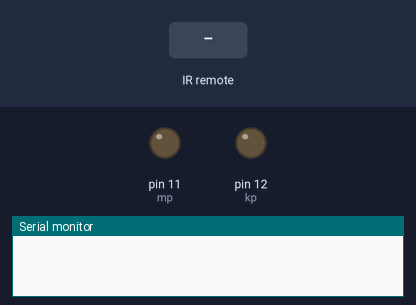
Simulated run of this sketch. Board: Arduino Uno, built with avr-gcc and run on an emulated ATmega328P. Parts: output pins drawn as LEDs (lit = HIGH), the last lines printed to the serial monitor. The inputs (shaded band) are chosen by the test bench. Pins used as bus, display or sensor lines are not drawn.

Above: at 1.2 s.
1.3 s: infrared code 0xFD08F7 received
At 2.5 s:
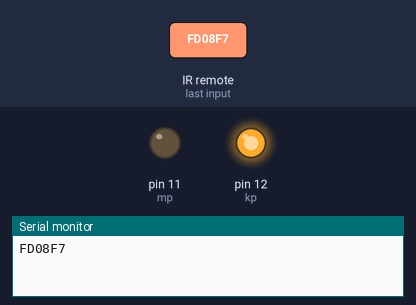
2.8 s: infrared code 0xFD8877 received
At 3.9 s:
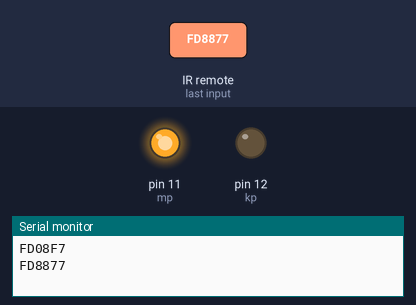
4.3 s: infrared code 0xFD48B7 received
At 5.1 s:
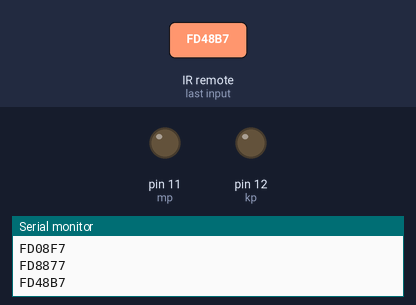
Timing chart, 0 to 7.3 s (numbered marks = the images above; inputs shaded):
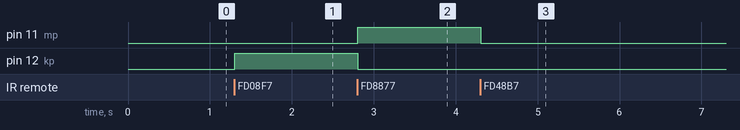

The sketch:

proje24.ino
```cpp
#include <IRremote.h>
//-------------------------------------
int RECV_PIN = 7;
IRrecv irrecv(RECV_PIN);
decode_results results;
long Buton1_Kirmizi = 0xFD08F7; // k led
long Buton2_mavi = 0xFD8877; // m mavi
long Buton3_yesil = 0xFD48B7; // y led
long kapat = 0xFD00FF;
//-------------------------------------
int kp = 12;
int mp = 11;
int yp = 10;
//-------------------------------------
void setup()
{
  Serial.begin(9600);
  irrecv.enableIRIn();
  //------------------
  pinMode(kp, OUTPUT);
  pinMode(mp, OUTPUT);
  pinMode(yp, OUTPUT);
}
//-------------------------------------
void loop()
{
   if (irrecv.decode(&results))
   {
     Serial.println(results.value, HEX);
     if(results.value == Buton1_Kirmizi)
     {
       digitalWrite(kp, HIGH);
       digitalWrite(mp, LOW);
       digitalWrite(yp, LOW);
     }
      if(results.value == Buton2_mavi)
     {
       digitalWrite(kp, LOW);
       digitalWrite(mp, HIGH);
       digitalWrite(yp, LOW);
     }
      if(results.value == Buton3_yesil)
     {
       digitalWrite(kp, LOW);
       digitalWrite(mp, LOW);
       digitalWrite(yp, HIGH);
     }
      if(results.value == kapat)
     {
       digitalWrite(kp, LOW);
       digitalWrite(mp, LOW);
       digitalWrite(yp, LOW);
     }
     irrecv.resume();
   }
   delay(100);
}
//-------------------------------------
```

Measured:
- after the input at 1.3 s, pin 12 (kp): LOW → HIGH at once
- after the input at 2.8 s, pin 11 (mp): LOW → HIGH at once; pin 12 (kp): HIGH → LOW at once
- after the input at 4.3 s, pin 11 (mp): HIGH → LOW at once
